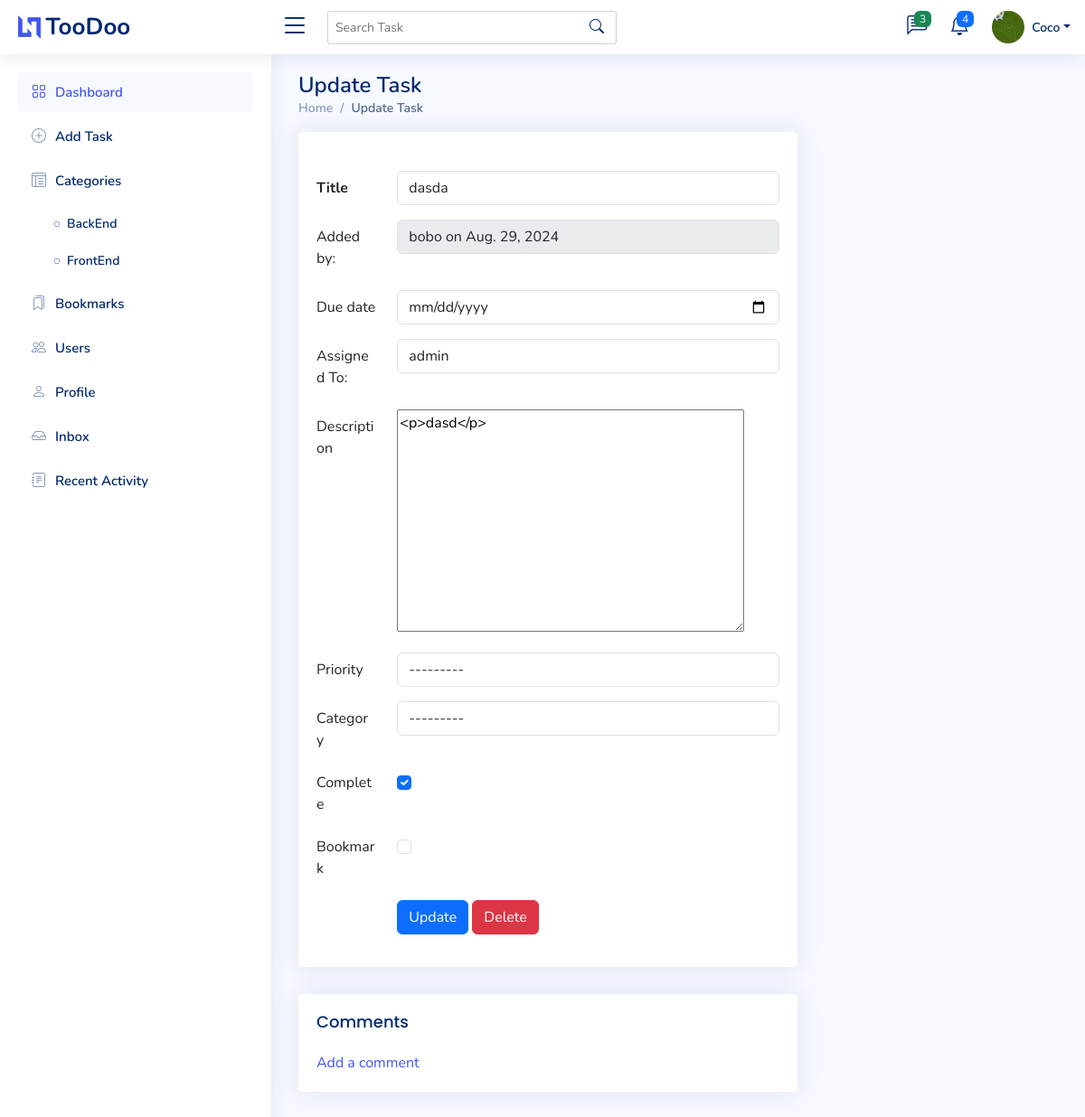
/update/154/ (signed in), run on the app's committed database.
### todo_project/models.py (models this page shows, shortened)
class Profile(models.Model):
    user = models.OneToOneField(User,null=True, on_delete=models.CASCADE)
    username = models.CharField(max_length=100, blank=True)
    email = models.CharField(max_length=100, blank=True)
    bio = models.TextField(blank=True)
    profile_pic = models.ImageField(null=True, blank=True, upload_to='profile_images/', default='profile_images/default-profile-pic.png')
    job_title = models.CharField(max_length=100, blank=True, null=True)
    phone = models.CharField(max_length=100, blank=True, null=True)
    company = models.CharField(max_length=100, blank=True, null=True)
    address = models.CharField(max_length=100, blank=True, null=True)
    x_profile = models.CharField(max_length=100, blank=True, null=True)
    instagram_profile = models.CharField(max_length=100, blank=True, null=True)
    linkedin_profile = models.CharField(max_length=100, blank=True, null=True)
    facebook_profile = models.CharField(max_length=100, blank=True, null=True)

class Category(models.Model):
    name = models.CharField(max_length=50)
    user = models.ForeignKey(User, on_delete=models.CASCADE)
    color = models.CharField(max_length=7, blank=True, default='#FFFFFF')
    def __str__(self):
        return self.name + ''

class Task(models.Model):
    user = models.ForeignKey(User, on_delete=models.CASCADE) # on_delete=models.Cascade - When delete the post delete the associated user too from the database
    title = models.CharField(max_length=100)
    description = models.TextField(blank=True)
    assigned_to = models.ForeignKey(User, related_name='assigned_tasks', blank=True, null=True, on_delete=models.CASCADE)  # Change to ForeignKeyo
    completed = models.BooleanField(default=False)
    created_at = models.DateField(auto_now_add=True)
    category = models.ForeignKey(Category, on_delete=models.SET_NULL, null=True, blank=True)
    due_date = models.DateField(blank=True, null=True)
    recurring = models.BooleanField(default=False)
    recurring_end_date = models.DateField(blank=True, null=True)
    file = models.FileField(upload_to='static/img/', blank=True, null=True)
    bookmarked = models.BooleanField(default=False)
    PRIORITY_CHOICES = [
        ('low', 'Low'),
        ('medium', 'Medium'),
        ('high', 'High'),
        ('urgent', 'Urgent'),
    ]
    priority = models.CharField(max_length=10, choices=PRIORITY_CHOICES, blank=True, null=True)
    RECURRING_CHOICES = [
        ('daily', 'Daily'),
        ('weekly', 'Weekly'),
        ('monthly', 'Monthly'),
    ]
    recurring_interval = models.CharField(max_length=10, choices=RECURRING_CHOICES, blank=True, null=True)

### todo_project/views.py (the view)
# urls.py: path('update/<int:pk>/', TaskUpdateView.as_view(), name='update_task'),
class TaskUpdateView(LoginRequiredMixin, UpdateView):
    model = Task
    template_name = 'update_task.html'
    form_class = EditForm
    success_url = reverse_lazy('task_list')
    def get_queryset(self):
        return Task.objects.filter(
            Q(user=self.request.user) | Q(assigned_to=self.request.user)
        )
    def get_form(self, form_class=None):
        form = super().get_form(form_class)
        form.fields['category'].queryset = Category.objects.filter(
            Q(user=self.request.user) | Q(user__in=User.objects.filter(
                task__assigned_to=self.request.user))
        ).distinct()
        return form

### todo_project/templates/update_task.html (shortened to what this page needs)
{% extends 'base.html' %}
{% block content %}
<main id="main" class="main">
    <div class="pagetitle">
        <h1>Update Task</h1>
        <nav>
            <ol class="breadcrumb">
              <li class="breadcrumb-item"><a href="{% url 'task_list' %}">Home</a></li>
              <li class="breadcrumb-item active">Update Task</li>
            </ol>
          </nav>
      </div>
    <section class="section">
        <div class="row">
            <div class="col-lg-8">
                <div class="card">
                    <div class="card-body">
                        <h5 class="card-title"></h5>
                        <form method="post">
                            <div class="row mb-3">
                                <label for="id_title" class="col-sm-2 col-form-label"><strong>{{ form.title.label }}</strong></label>
                                <div class="col-sm-10">
                                    {{ form.title }}
                                </div>
                            </div>
                            <div class="row mb-3">
                                <label class="col-sm-2 col-form-label">Added by:</label>
                                <div class="col-sm-10">
                                  <input type="text" class="form-control" value="{{ task.user }} on {{ task.created_at }}" disabled>
                                </div>
                              </div>
                            <div class="row mb-3">
                                <label for="id_due_date" class="col-sm-2 col-form-label">{{ form.due_date.label }}</label>
                                <div class="col-sm-10">
                                    {{ form.due_date }}
                                </div>
                            </div>
                            <div class="row mb-3">
                                <label for="id_due_date" class="col-sm-2 col-form-label">Assigned To:</label>
                                <div class="col-sm-10">
                                    {{ form.assigned_to }}
                                </div>
                            </div>
                            <div class="row mb-3">
                                <label for="id_description" class="col-sm-2 col-form-label">{{ form.description.label }}</label>
                                <div class="col-sm-10">
                                    {{ form.description }}
                                </div>
                            </div>
                            <div class="row mb-3">
                                <label for="id_category" class="col-sm-2 col-form-label">{{ form.priority.label }}</label>
                                <div class="col-sm-10">
                                    {{ form.priority }}
                                </div>
                            </div>
                            <div class="row mb-3">
                                <label for="id_category" class="col-sm-2 col-form-label">{{ form.category.label }}</label>
                                <div class="col-sm-10">
                                    {{ form.category }}
                                </div>
                            </div>
                            <div class="row mb-3">
                                <legend class="col-form-label col-sm-2 pt-0">Complete</legend>
                                <div class="col-sm-10">
                                  <div class="form-check">
                                    {{ form.completed }}
                                  </div>
                                </div>
                              </div>
                            <div class="row mb-3">
                                <legend class="col-form-label col-sm-2 pt-0">Bookmark</legend>
                                <div class="col-sm-10">
                                  <div class="form-check">
                                    {{ form.bookmarked }}
                                  </div>
                                </div>
                            </div>
                            <div class="row mb-3">
                                <label class="col-sm-2 col-form-label"></label>
                                <div class="col-sm-10">
                                    <button type="submit" class="btn btn-primary">Update</button>
                                    <a class="btn btn-danger" href="{% url 'delete_task' task.pk %}" role="button">Delete</a>
                                </div>
                            </div>
                        </form>
                    </div>
                </div>
            </div>
        </div>
    </section>
    <section class="section">
        <div class="row align-items-top">
            <div class="col-lg-8">
                <div class="card">
                    <div class="card-body">
                        <h5 class="card-title">Comments</h5>
                        <a href="{% url 'add_comment' task.pk %}" class="card-link">Add a comment</a>
                    </div>
                </div>
            </div>
        </div>
    </section>
</main>
{% endblock %}

### todo_project/templates/base.html (shortened to what this page needs)
{% load static %}
<!DOCTYPE html>
<html lang="en">
<head>
  <link href="{% static 'vendor/bootstrap/css/bootstrap.min.css' %}" rel="stylesheet">
  <link href="{% static 'vendor/bootstrap-icons/bootstrap-icons.css' %}" rel="stylesheet">
  <link href="{% static 'vendor/boxicons/css/boxicons.min.css' %}" rel="stylesheet">
  <link href="{% static 'vendor/remixicon/remixicon.css' %}" rel="stylesheet">
  <link href="{% static 'vendor/simple-datatables/style.css' %}" rel="stylesheet">
  <link href="https://cdnjs.cloudflare.com/ajax/libs/font-awesome/6.4.0/css/all.min.css" rel="stylesheet">
  <link href="{% static 'vendor/tinymce/tinymce.min.js' %}" rel="stylesheet">
  <link href="{% static 'css/style.css' %}" rel="stylesheet">
</head>
<body>
  <header id="header" class="header fixed-top d-flex align-items-center">
    <div class="d-flex align-items-center justify-content-between">
      <a href="{% url 'task_list' %}" class="logo d-flex align-items-center">
        <img src="assets/img/logo.png" alt="">
        <span class="d-none d-lg-block">TooDoo</span>
      </a>
      <i class="bi bi-list toggle-sidebar-btn"></i>
    </div>
    <div class="search-bar">
      <form class="search-form d-flex align-items-center" role="search" method="get" action="{% url 'search_task' %}">
        <input type="text" placeholder="Search Task" aria-label="Search" name="q" value="{{ request.GET.q }}">
        <button type="submit" title="Search"><i class="bi bi-search"></i></button>
      </form>
    </div>
    <nav class="header-nav ms-auto">
      <ul class="d-flex align-items-center">
        <li class="nav-item dropdown">
          <a class="nav-link nav-icon" href="#" data-bs-toggle="dropdown">
            <i class="bi bi-chat-left-text"></i>
            <span class="badge bg-success badge-number">{{ latest_conversations|length }}</span>
          </a>
        </li>
        <li class="nav-item dropdown">
          <a class="nav-link nav-icon" href="#" data-bs-toggle="dropdown">
            <i class="bi bi-bell"></i>
            <span class="badge bg-primary badge-number">4</span>
          </a>
        </li>
        <li class="nav-item dropdown pe-3">
          <a class="nav-link nav-profile d-flex align-items-center pe-0" href="#" data-bs-toggle="dropdown">
            <img src="{{ profile.profile_pic.url }}" alt="Profile" class="rounded-circle">
            <span class="d-none d-md-block dropdown-toggle ps-2">{{ profile.username }}</span>
          </a>
        </li>
      </ul>
    </nav>
  </header>
  <aside id="sidebar" class="sidebar">
    <ul class="sidebar-nav" id="sidebar-nav">
      <li class="nav-item">
        <a class="nav-link" href="{% url 'task_list' %}">
          <i class="bi bi-grid"></i>
          <span>Dashboard</span>
        </a>
      </li>
      <li class="nav-item">
        <a class="nav-link collapsed" href="{% url 'create_task' %}">
          <i class="bi bi-plus-circle"></i>
          <span>Add Task</span>
        </a>
      </li>
      <li class="nav">
        <li class="nav-item">
          <a class="nav-link collapsed" href="{% url 'category_list' %}">
            <i class="bi bi-layout-text-window-reverse"></i><span>Categories</span>
          </a>
          <ul class="nav-content">
            {% for category in categories %}
              <li>
                <a href="{% url 'tasks_by_category' category.id %}">
                  <i class="bi bi-circle"></i><span>{{ category.name }}</span>
                </a>
              </li>
            {% endfor %}
          </ul>
        </li>
      </li>
      <li class="nav-item">
        <a class="nav-link collapsed" href="{% url 'bookmark_list' %}">
          <i class="bi bi-bookmarks"></i>
          <span>Bookmarks</span>
        </a>
      </li>
      <li class="nav-item">
        <a class="nav-link collapsed" href="{% url 'user_list' %}">
          <i class="bi bi-people"></i>
          <span>Users</span>
        </a>
      </li>
      <li class="nav-item">
        <a class="nav-link collapsed" href="{% url 'edit_profile' %}">
          <i class="bi bi-person"></i>
          <span>Profile</span>
        </a>
      </li>
      <li class="nav-item">
        <a class="nav-link collapsed" href="{% url 'inbox' %}">
          <i class="bi bi-inbox"></i>
          <span>Inbox</span>
        </a>
      </li>
      <li class="nav-item">
        <a class="nav-link collapsed" href="{% url 'recent_activity' %}">
          <i class="bi bi-journal-text"></i>
          <span>Recent Activity</span>
        </a>
      </li>
    </ul>
  </aside>
  {% block content %}
  {% endblock %}
</body>
</html>

### data on the page
Profile: profile_pic (picture), username "Coco"
Category: name "BackEnd"
Category: name "FrontEnd"
Task: title "dasda", user "bobo on Aug. 29, 2024", assigned_to "admin", description "<p>dasd</p>", priority "---------", category "---------", completed "☑"

### other printed values
{{ latest_conversations|length }} "3"
